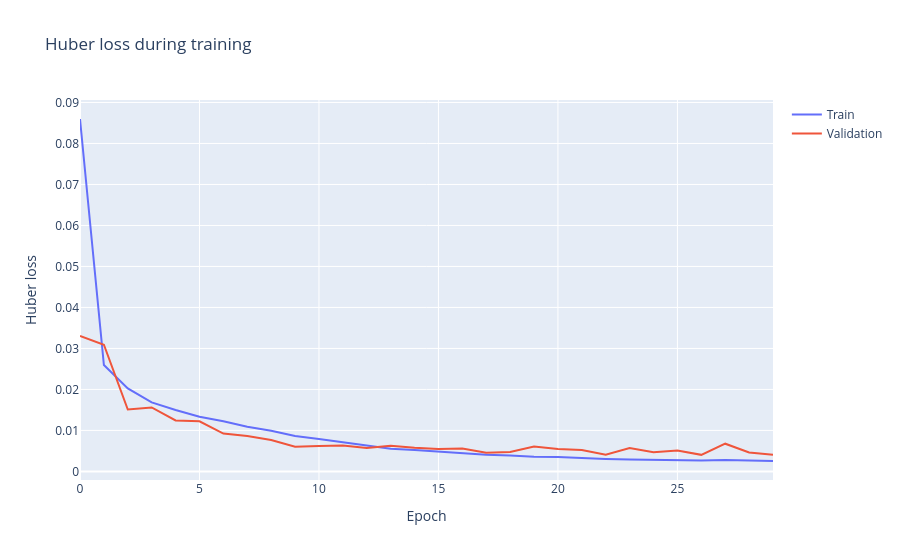

The notebook cell this image was saved under:
### Markdown cell above
## Training loss (Huber, not MSE)

### Code cell
history = json.loads((PROJECT_ROOT / "outputs" / f"{artifact_slug(TICKER)}_history.json").read_text())
fig = go.Figure()
fig.add_trace(go.Scatter(y=history["train_loss"], name="Train"))
fig.add_trace(go.Scatter(y=history["val_loss"], name="Validation"))
fig.update_layout(title="Huber loss during training", xaxis_title="Epoch", yaxis_title="Huber loss")
fig.show()

### Figure 1 — Plotly figure (JSON) as saved in the notebook; plotly's stock layout.template omitted (floating-point values rounded to 4 significant figures)
{"data": [{"name": "Train", "type": "scatter", "y": [0.08597, 0.02595, 0.02024, 0.01684, 0.01499, 0.01332, 0.01223, 0.0109, 0.009901, 0.008619, 0.007921, 0.007127, 0.006478, 0.005558, 0.005249, 0.004837, 0.004328, 0.004094, 0.003895, 0.003587, 0.003529, 0.003252, 0.003045, 0.002892, 0.002801, 0.002751, 0.00268, 0.002783, 0.002721, 0.002541]}, {"name": "Validation", "type": "scatter", "y": [0.03302, 0.0309, 0.0151, 0.01561, 0.01244, 0.01223, 0.009223, 0.008629, 0.007646, 0.006008, 0.006203, 0.006315, 0.005736, 0.006239, 0.005744, 0.005457, 0.005576, 0.004563, 0.004721, 0.006051, 0.005462, 0.005231, 0.004075, 0.005701, 0.00467, 0.005115, 0.004041, 0.006765, 0.004638, 0.004083]}], "layout": {"title": {"text": "Huber loss during training"}, "xaxis": {"title": {"text": "Epoch"}}, "yaxis": {"title": {"text": "Huber loss"}}}}
